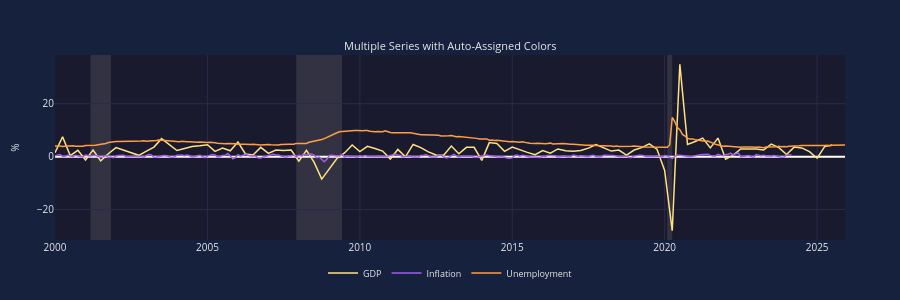

The notebook cell saved with this chart:
### Markdown cell above
## 7. Auto-Color Assignment

If you don't specify colors, they are auto-assigned alphabetically from the palette.

### Code cell
# Auto-color assignment demo
# Colors are assigned alphabetically: amber, amethyst, apricot, bear, blue, bull, ...
chart = EconChart(
    Data(x=gdp_dates, y=gdp_values, name='GDP'),        # Auto: amber
    Data(x=inf_dates, y=inf_values, name='Inflation'),  # Auto: amethyst  
    Data(x=unemp_dates, y=unemp_values, name='Unemployment'),  # Auto: apricot
    title='Multiple Series with Auto-Assigned Colors',
    y_label='%',
)
chart.show(height=400)  # Direct display

print("Colors assigned alphabetically from the 68-color palette.")

### Figure 1 — Plotly figure (JSON) as saved in the notebook; plotly's stock layout.template omitted (floating-point values rounded to 4 significant figures; data arrays with more than 128 entries replaced by an {"elided": "..."} marker saying what was removed)
{"data": [{"line": {"color": "#ffe082", "width": 1.5}, "name": "GDP", "showlegend": true, "type": "scatter", "visible": true, "x": ["2000-01-01T00:00:00", "2000-04-01T00:00:00", "2000-07-01T00:00:00", "2000-10-01T00:00:00", "2001-01-01T00:00:00", "2001-04-01T00:00:00", "2001-07-01T00:00:00", "2001-10-01T00:00:00", "2002-01-01T00:00:00", "2002-04-01T00:00:00", "2002-07-01T00:00:00", "2002-10-01T00:00:00", "2003-01-01T00:00:00", "2003-04-01T00:00:00", "2003-07-01T00:00:00", "2003-10-01T00:00:00", "2004-01-01T00:00:00", "2004-04-01T00:00:00", "2004-07-01T00:00:00", "2004-10-01T00:00:00", "2005-01-01T00:00:00", "2005-04-01T00:00:00", "2005-07-01T00:00:00", "2005-10-01T00:00:00", "2006-01-01T00:00:00", "2006-04-01T00:00:00", "2006-07-01T00:00:00", "2006-10-01T00:00:00", "2007-01-01T00:00:00", "2007-04-01T00:00:00", "2007-07-01T00:00:00", "2007-10-01T00:00:00", "2008-01-01T00:00:00", "2008-04-01T00:00:00", "2008-07-01T00:00:00", "2008-10-01T00:00:00", "2009-01-01T00:00:00", "2009-04-01T00:00:00", "2009-07-01T00:00:00", "2009-10-01T00:00:00", "2010-01-01T00:00:00", "2010-04-01T00:00:00", "2010-07-01T00:00:00", "2010-10-01T00:00:00", "2011-01-01T00:00:00", "2011-04-01T00:00:00", "2011-07-01T00:00:00", "2011-10-01T00:00:00", "2012-01-01T00:00:00", "2012-04-01T00:00:00", "2012-07-01T00:00:00", "2012-10-01T00:00:00", "2013-01-01T00:00:00", "2013-04-01T00:00:00", "2013-07-01T00:00:00", "2013-10-01T00:00:00", "2014-01-01T00:00:00", "2014-04-01T00:00:00", "2014-07-01T00:00:00", "2014-10-01T00:00:00", "2015-01-01T00:00:00", "2015-04-01T00:00:00", "2015-07-01T00:00:00", "2015-10-01T00:00:00", "2016-01-01T00:00:00", "2016-04-01T00:00:00", "2016-07-01T00:00:00", "2016-10-01T00:00:00", "2017-01-01T00:00:00", "2017-04-01T00:00:00", "2017-07-01T00:00:00", "2017-10-01T00:00:00", "2018-01-01T00:00:00", "2018-04-01T00:00:00", "2018-07-01T00:00:00", "2018-10-01T00:00:00", "2019-01-01T00:00:00", "2019-04-01T00:00:00", "2019-07-01T00:00:00", "2019-10-01T00:00:00", "2020-01-01T00:00:00", "2020-04-01T00:00:00", "2020-07-01T00:00:00", "2020-10-01T00:00:00", "2021-01-01T00:00:00", "2021-04-01T00:00:00", "2021-07-01T00:00:00", "2021-10-01T00:00:00", "2022-01-01T00:00:00", "2022-04-01T00:00:00", "2022-07-01T00:00:00", "2022-10-01T00:00:00", "2023-01-01T00:00:00", "2023-04-01T00:00:00", "2023-07-01T00:00:00", "2023-10-01T00:00:00", "2024-01-01T00:00:00", "2024-04-01T00:00:00", "2024-07-01T00:00:00", "2024-10-01T00:00:00", "2025-01-01T00:00:00", "2025-04-01T00:00:00", "2025-07-01T00:00:00"], "xaxis": "x", "y": [1.5, 7.5, 0.4, 2.4, -1.3, 2.5, -1.6, 1.1, 3.4, 2.5, 1.6, 0.5, 2.1, 3.6, 6.8, 4.7, 2.3, 3.1, 3.8, 4.1, 4.5, 2, 3.2, 2.2, 5.5, 1, 0.6, 3.5, 1.2, 2.5, 2.3, 2.5, -1.7, 2.4, -2.1, -8.5, -4.5, -0.7, 1.4, 4.4, 1.9, 3.9, 3.1, 2.1, -0.9, 2.7, -0.1, 4.6, 3.4, 1.8, 0.6, 0.5, 4, 1.1, 3.5, 3.5, -1.4, 5.3, 5, 2, 3.6, 2.5, 1.6, 0.7, 2.3, 1.3, 2.9, 2.2, 2, 2.3, 3.2, 4.6, 3.3, 2.1, 2.5, 0.6, 2.5, 3.4, 4.8, 2.8, -5.2, -28, 34.9, 4.6, 5.7, 7, 3.3, 7, -1, 0.6, 2.9, 2.8, 2.9, 2.5, 4.7, 3.4, 0.8, 3.6, 3.3, 1.9, -0.6, 3.8, 4.4], "yaxis": "y"}, {"line": {"color": "#a55eea", "width": 1.5}, "name": "Inflation", "showlegend": true, "type": "scatter", "visible": true, "x": {"elided": "291 str values"}, "xaxis": "x", "y": {"elided": "291 float values"}, "yaxis": "y"}, {"line": {"color": "#ff9f43", "width": 1.5}, "name": "Unemployment", "showlegend": true, "type": "scatter", "visible": true, "x": {"elided": "311 str values"}, "xaxis": "x", "y": {"elided": "311 float values"}, "yaxis": "y"}], "layout": {"annotations": [{"font": {"color": "#e8e8e8", "size": 11}, "showarrow": false, "text": "Multiple Series with Auto-Assigned Colors", "x": 0.5, "xanchor": "center", "xref": "paper", "y": 1, "yanchor": "bottom", "yref": "paper"}], "font": {"color": "#e8e8e8", "size": 10}, "height": 300, "hoverlabel": {"bgcolor": "#16213e", "font": {"color": "#e8e8e8", "size": 11}}, "hovermode": "x unified", "legend": {"bgcolor": "rgba(0,0,0,0)", "font": {"color": "#e8e8e8", "size": 9}, "orientation": "h", "x": 0.5, "xanchor": "center", "y": -0.1, "yanchor": "top"}, "margin": {"b": 35, "l": 55, "r": 55, "t": 55}, "paper_bgcolor": "#16213e", "plot_bgcolor": "#1a1a2e", "shapes": [{"fillcolor": "#b8b8b8", "layer": "below", "line": {"width": 0}, "opacity": 0.15, "type": "rect", "x0": "2001-03-01T00:00:00", "x1": "2001-11-01T00:00:00", "xref": "x", "y0": 0, "y1": 1, "yref": "y domain"}, {"fillcolor": "#b8b8b8", "layer": "below", "line": {"width": 0}, "opacity": 0.15, "type": "rect", "x0": "2007-12-01T00:00:00", "x1": "2009-06-01T00:00:00", "xref": "x", "y0": 0, "y1": 1, "yref": "y domain"}, {"fillcolor": "#b8b8b8", "layer": "below", "line": {"width": 0}, "opacity": 0.15, "type": "rect", "x0": "2020-02-01T00:00:00", "x1": "2020-04-01T00:00:00", "xref": "x", "y0": 0, "y1": 1, "yref": "y domain"}], "xaxis": {"anchor": "y", "domain": [0, 1], "gridcolor": "#2a2a4a", "range": ["2000-01-01T00:00:00", "2025-12-01T00:00:00"], "showspikes": true, "spikecolor": "rgba(255, 255, 255, 0.5)", "spikedash": "dot", "spikemode": "across", "spikesnap": "cursor", "spikethickness": 1}, "yaxis": {"anchor": "x", "domain": [0, 1], "gridcolor": "#2a2a4a", "title": {"font": {"color": "#e8e8e8", "size": 10}, "text": "%"}, "type": "linear"}}}
